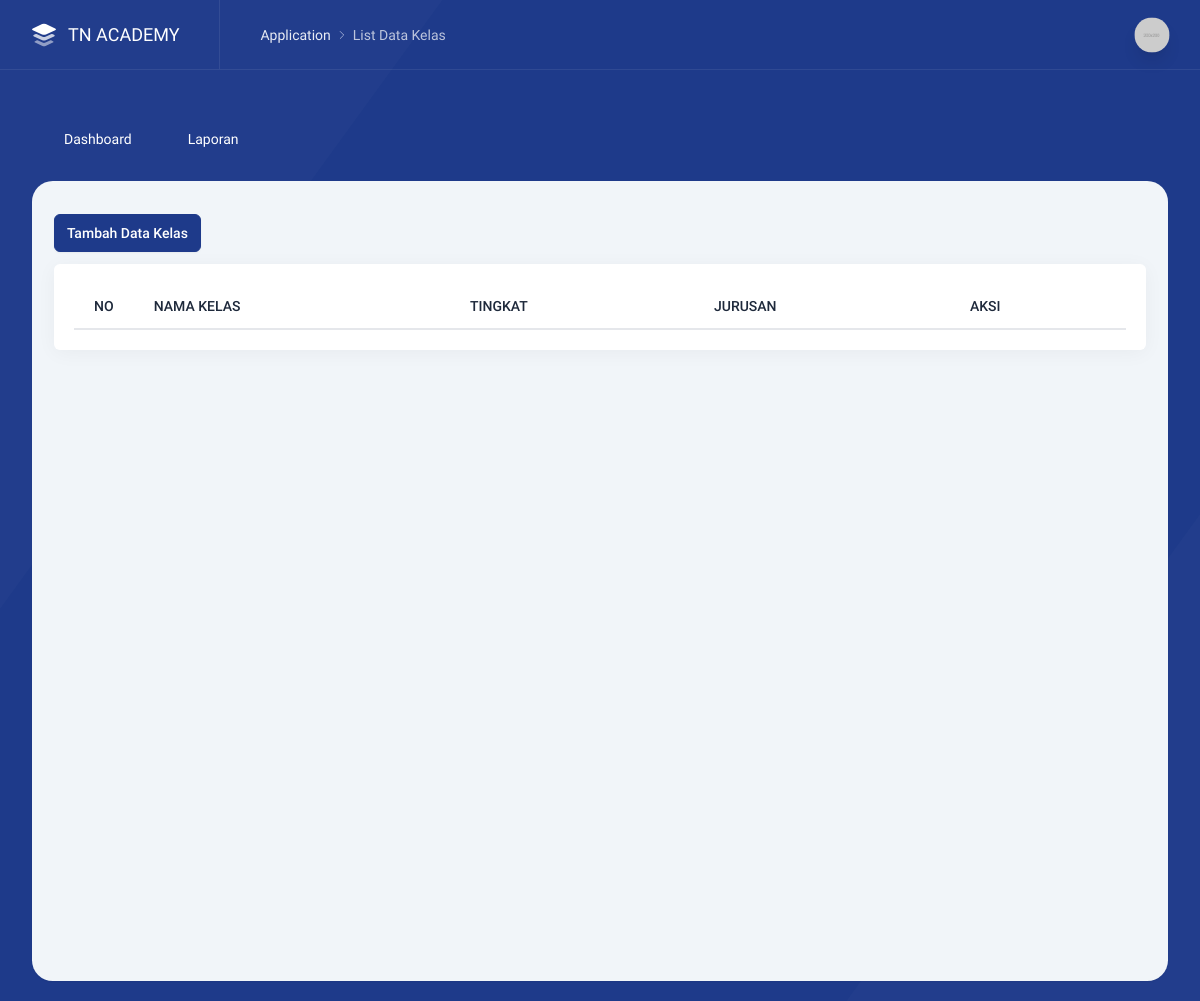
The app's page /index.php/admin/kelas, older data.
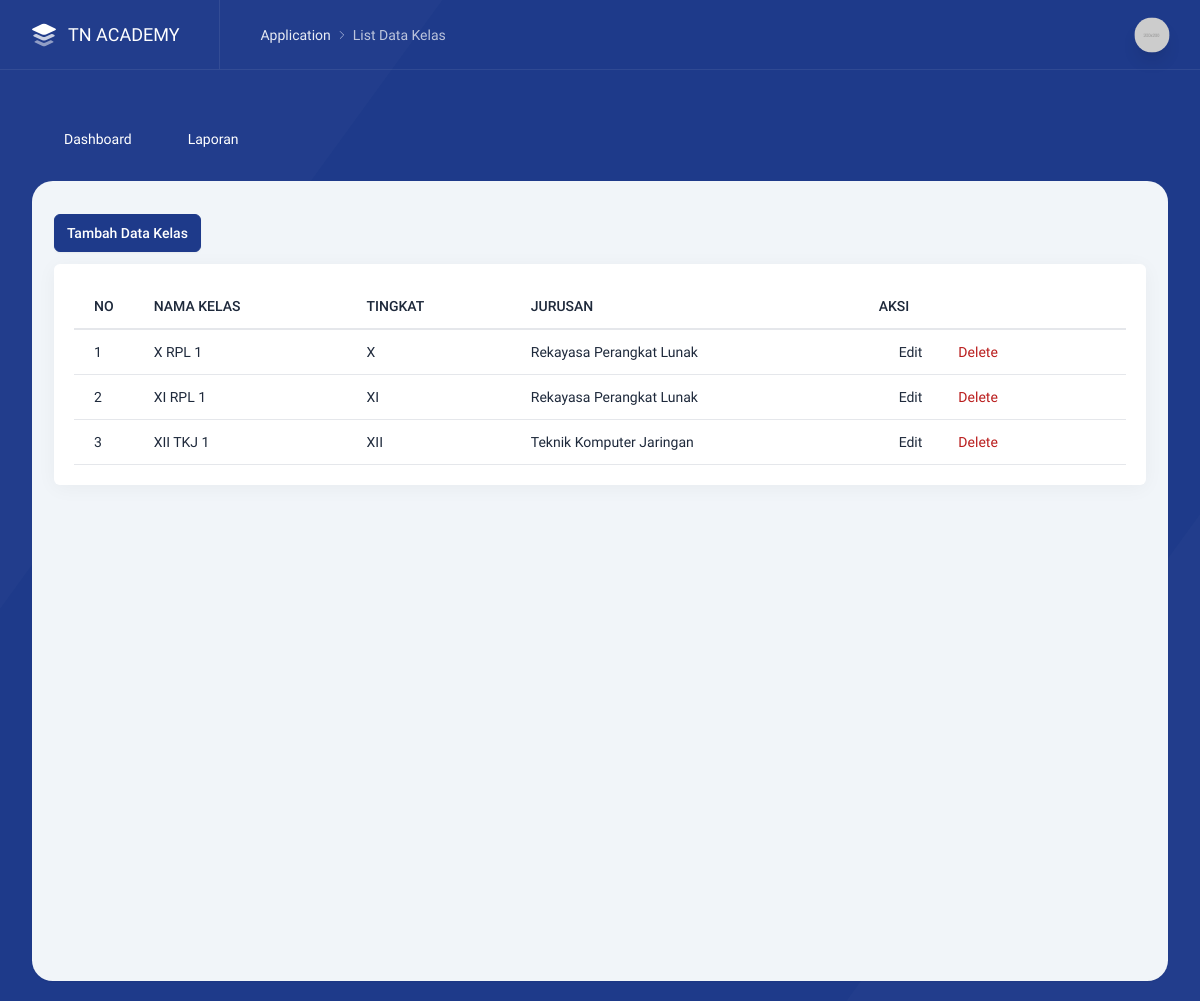
The same page, newer data.
### tables this page shows
CREATE TABLE `kelas` (
  `id_kelas` int NOT NULL,
  `nama_kelas` varchar(100) NOT NULL,
  `tingkat` enum('X','XI','XII') NOT NULL,
  `jurusan` varchar(100) NOT NULL
);

### application/libraries/template.php (called while the page is built, shortened)
<?php
class Template{
    var $template_data = array();
    function set($name, $value){
        $this->template_data[$name] = $value;
    }
    function load($template = '', $view = '' , $view_data = array(), $return = FALSE){
        $this->CI =& get_instance();
        $this->set('contents', $this->CI->load->view($view, $view_data, TRUE));
        return $this->CI->load->view($template, $this->template_data, $return);
    }
}

### application/controllers/admin/Kelas.php (called while the page is built, shortened)
<?php
class Kelas extends MY_Controller {
    public function index()
    {
        $data = array(
            'kelas'      => $this->Kelas_model->get_all(),
            'title'      => 'List Data Kelas',
        );
        $this->template->load('template','master/kelas',$data);
    }
}

### index.php (called while the page is built, shortened)
<?php
require_once BASEPATH.'core/CodeIgniter.php';

### application/models/Kelas_model.php (called while the page is built, shortened)
<?php
class Kelas_model extends CI_Model {
	public function get_all(){
		$this->db->from('kelas');
		$this->db->order_by('nama_kelas','ASC');
		return $this->db->get()->result_array();
	}
}

### application/views/master/kelas.php (the view, shortened to what this page needs)
<div class="text-left">
    <a href="javascript:;" data-tw-toggle="modal" data-tw-target="#addKelas" class="btn btn-primary">
        Tambah Data Kelas
    </a>
</div>
<div class="intro-y box mt-3">
    <div class="p-5">
        <div class="preview">
            <div class="overflow-x-auto">
                <table id="kelasTable" class="table table-auto display datatable w-full">
                    <thead class="bg-gray-100">
                        <tr>
                            <th class="w-5">NO</th>
                            <th class="border-b-2">NAMA KELAS</th>
                            <th class="border-b-2">TINGKAT</th>
                            <th class="border-b-2">JURUSAN</th>
                            <th class="border-b-2">AKSI</th>
                        </tr>
                    </thead>
                    <tbody>
                        <?php $no=1; foreach ($kelas as $kel) { ?>
                        <tr>
                            <td><?= $no ?></td>
                            <td><?= $kel['nama_kelas'] ?></td>
                            <td><?= $kel['tingkat'] ?></td>
                            <td><?= $kel['jurusan'] ?></td>
                            <td>
                                <div class="flex space-x-3">
                                    <a class="flex text-blue-500 mr-4" href="javascript:;"
                                       data-tw-toggle="modal" data-tw-target="#edit<?= $kel['id_kelas'] ?>">
                                        <i data-lucide="edit" class="w-4 h-4 mr-1"></i>Edit
                                    </a>
                                   <a class="flex text-danger delete-btn" href="javascript:;"
                                       onclick="confirmDelete('<?= site_url('admin/kelas/delete/'.$kel['id_kelas']) ?>')">
                                        <i data-lucide="trash-2" class="w-4 h-4 mr-1"></i> Delete
                                    </a>
                                </div>
                            </td>
                        </tr>
                        <?php $no++; } ?>
                    </tbody>
                </table>
            </div>
        </div>
    </div>
</div>

Row changes from the older to the newer data that the page shows:
added kelas: nama_kelas "X RPL 1", tingkat "X", jurusan "Rekayasa Perangkat Lunak"
added kelas: nama_kelas "XI RPL 1", tingkat "XI", jurusan "Rekayasa Perangkat Lunak"
added kelas: nama_kelas "XII TKJ 1", tingkat "XII", jurusan "Teknik Komputer Jaringan"
